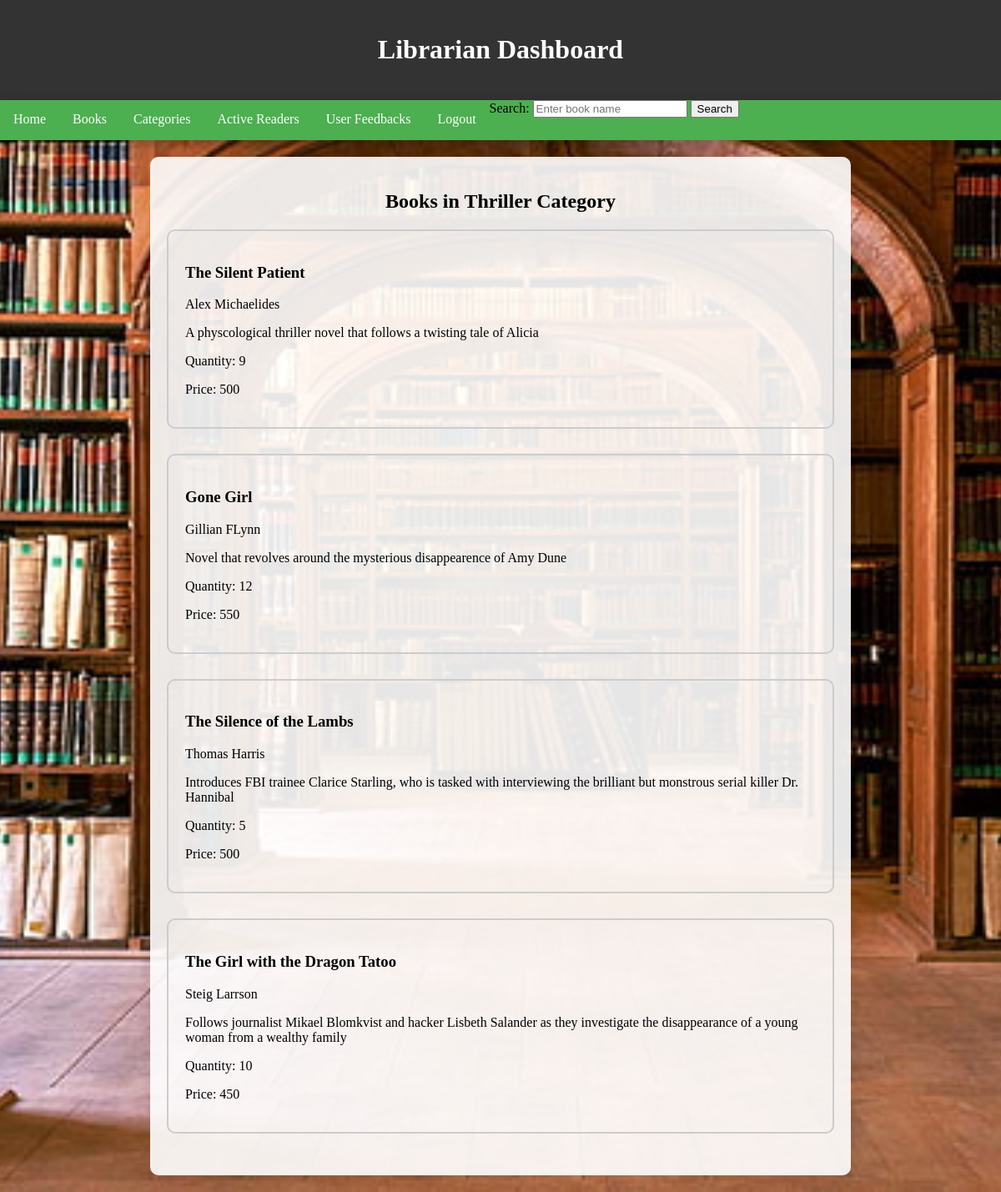
Page /category_books/1 on the committed database.
### application/models.py (models this page shows, shortened)
class Category(db.Model):
    id = db.Column(db.Integer, primary_key=True, autoincrement=True)
    name = db.Column(db.String(255), nullable=False)
    description = db.Column(db.String(255), nullable=True)
    products = db.relationship('Product', backref='products_in_category', lazy=True)

class Product(db.Model):
    id = db.Column(db.Integer, primary_key=True, autoincrement=True)
    name = db.Column(db.String(255), nullable=False)
    author = db.Column(db.String(255), nullable=True)
    description = db.Column(db.String(255), nullable=True)
    category = db.Column(db.String(255), nullable=True)
    quantity = db.Column(db.Integer, nullable=False)
    price = db.Column(db.Integer, nullable=False)
    category_id = db.Column(db.Integer, db.ForeignKey("category.id"), nullable=False)

### application/routes.py (the view)
@app.route('/category_books/<int:category_id>')
def category_books(category_id):
    category, books = get_category_books(category_id)
    if category and books:
        return render_template('category_books.html', category=category, books=books)
    else:
        return "Category or books not found."

### application/routes.py (called while the page is built)
def get_category_books(category_id):
    category = Category.query.get(category_id)
    if category:
        books = Product.query.filter_by(category_id=category_id).all()
        return category, books
    return None, None

### templates/category_books.html (shortened to what this page needs)
<!DOCTYPE html>
<html lang="en">
<head>
</head>
<body>
    <header>
        <h1>Librarian Dashboard</h1>
    </header>
    <nav>
        <a href="{{ url_for('librarian_dashboard') }}">Home</a>
        <a href="{{ url_for('books') }}">Books</a>
        <a href="{{ url_for('categories') }}">Categories</a>
        <a href="{{ url_for('active_readers') }}">Active Readers</a>
        <a href="{{ url_for('feedbacks') }}">User Feedbacks</a>
        <a href="{{ url_for('librarian_logout') }}">Logout</a>
        <form action="{{ url_for('librarian_dashboard') }}" method="post">
            <label for="search">Search:</label>
            <input type="text" id="search" name="search" placeholder="Enter book name">
            <button type="submit">Search</button>
        </form>
    </nav>
    <section>
        <h2>Books in {{ category.name }} Category</h2>
        {% for book in books %}
            <div class="book">
                <div class="book-info">
                    <h3>{{ book.name }}</h3>
                    <p>{{ book.author }}</p>
                    <p>{{ book.description }}</p>
                    <p>Quantity: {{ book.quantity }}</p>
                    <p>Price: {{ book.price }}</p>
                </div>
            </div>
        {% endfor %}
    </section>
</body>
</html>

### templates/category_books.html (style rules this page uses)
body { font-family: 'Bradley Hand', cursive; margin: 0; padding: 0; background: url('static/images/1.jpg') center/cover no-repeat fixed; }
header { background-color: #333; padding: 20px; color: white; text-align: center; box-shadow: 0 5px 15px rgba(0, 0, 0, 0.3); }
nav { background-color: #4CAF50; overflow: hidden; box-shadow: 0 5px 15px rgba(0, 0, 0, 0.3); }
nav a { float: left; display: block; color: white; text-align: center; padding: 14px 16px; text-decoration: none; transition: background-color 0.3s; border-bottom: 2px solid transparent; }
section { padding: 20px; background-color: rgba(255, 255, 255, 0.9); box-shadow: 0 5px 15px rgba(0, 0, 0, 0.1); border-radius: 10px; margin: 20px auto; max-width: 800px; transition: box-shadow 0.3s; }
h2 { margin-bottom: 20px; font-size: 1.5em; text-align: center; }
.book { margin-bottom: 30px; overflow: hidden; border: 2px solid #ccc; border-radius: 10px; padding: 10px; transition: transform 0.3s; }
.book-info { padding: 10px; }

### rows in the picture
Category: name "Thriller"
Product: name "The Silent Patient", author "Alex Michaelides", description "A physcological thriller novel that follows a twisting tale of Alicia", quantity "9", price "500"
Product: name "Gone Girl", author "Gillian FLynn", description "Novel that revolves around the mysterious disappearence of Amy Dune", quantity "12", price "550"
Product: name "The Silence of the Lambs", author "Thomas Harris", description "Introduces FBI trainee Clarice Starling, who is tasked with interviewing the brilliant but monstrous serial killer Dr. Hannibal", quantity "5", price "500"
Product: name "The Girl with the Dragon Tatoo", author "Steig Larrson", description "Follows journalist Mikael Blomkvist and hacker Lisbeth Salander as they investigate the disappearance of a young woman from a wealthy family", quantity "10", price "450"
